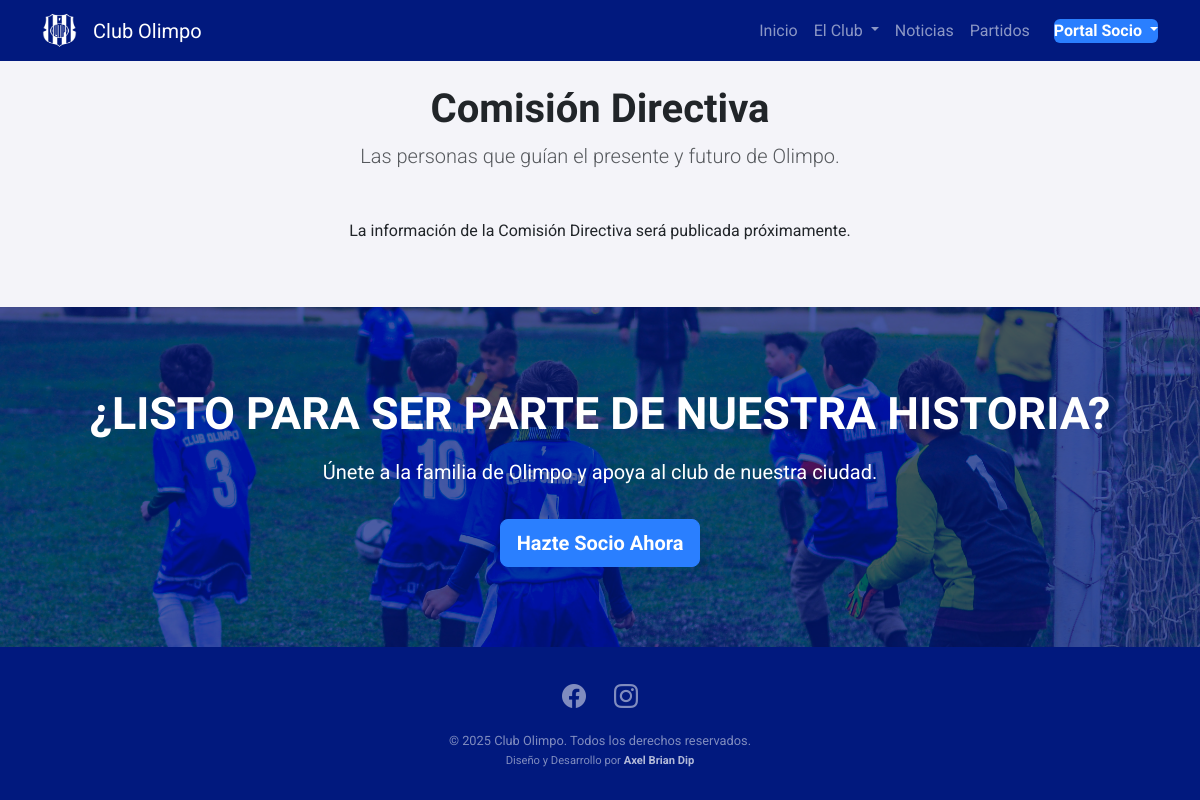
Page /board-of-directors/ on the earlier database version.
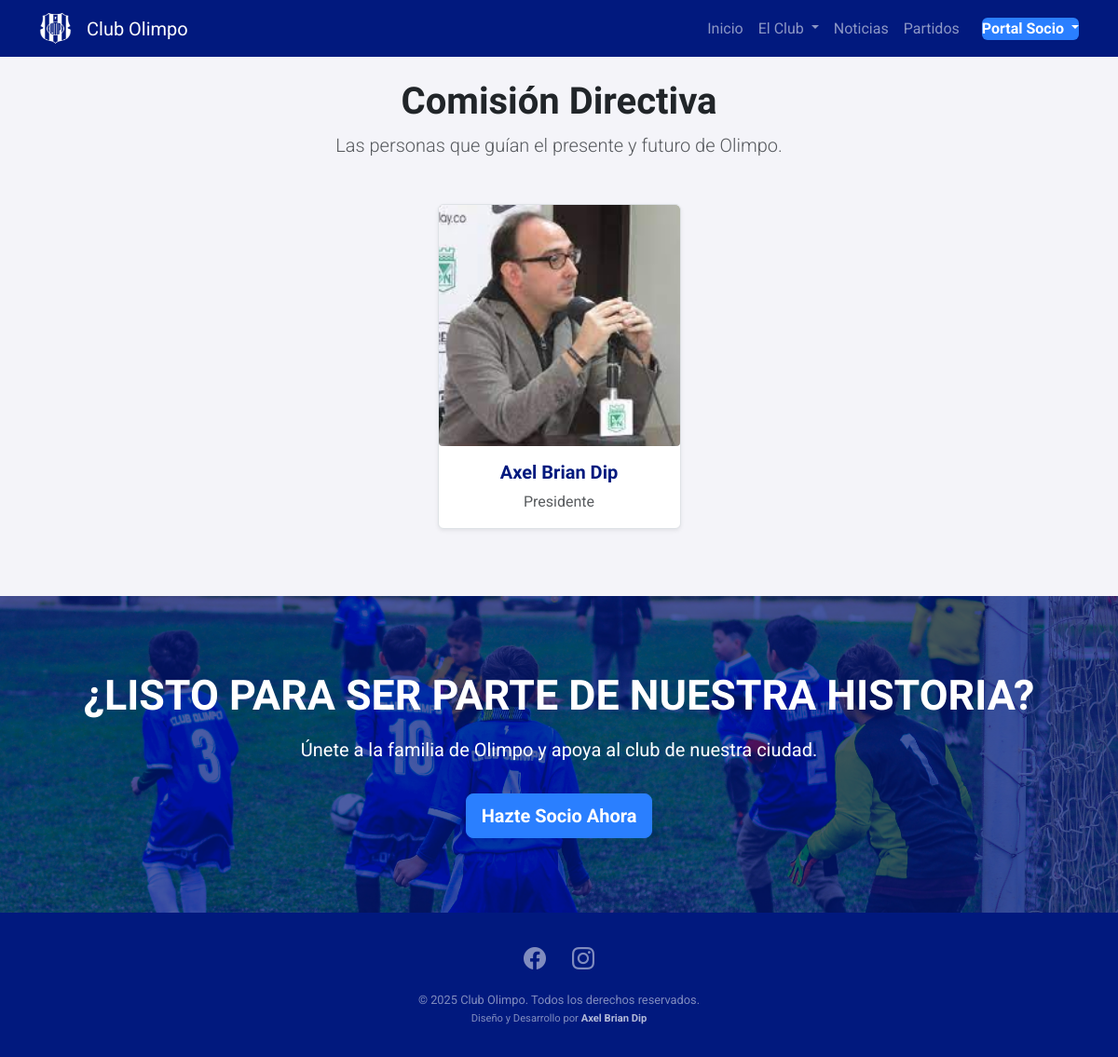
Same page on the later database version.
### members/models.py (models this page shows, shortened)
class Role(models.Model):
    class Function(models.TextChoices):
        JUGADOR = 'JUG', 'Jugador'
        STAFF = 'STA', 'Cuerpo Técnico'
        DIRIGENTE = 'DIR', 'Dirigente'
    profile = models.ForeignKey('Profile', on_delete=models.CASCADE, related_name='roles')
    function = models.CharField("Función", max_length=3, choices=Function.choices)
    category = models.ForeignKey(Category, on_delete=models.SET_NULL, null=True, blank=True, verbose_name="Categoría (si aplica)")
    specific_position = models.CharField("Cargo Específico", max_length=100, help_text="Ej: Delantero, Tesorero, Director Técnico")
    specific_position = models.ForeignKey(
        SpecificPosition,
        on_delete=models.PROTECT,
        verbose_name="Cargo Específico"
    )
    class Meta:
        verbose_name = "Rol"
        verbose_name_plural = "Roles"

class Profile(models.Model):
    user = models.OneToOneField(User, on_delete=models.CASCADE)
    member_id = models.PositiveIntegerField(
        "Número de Socio",
        unique=True,
        default=get_next_member_id,
        editable=False # Hacemos que no se pueda editar desde el admin
    )
    date_of_birth = models.DateField("Fecha de Nacimiento", null=True, blank=True)
    dni = models.CharField("DNI", max_length=20, blank=True)
    address = models.CharField("Dirección", max_length=255, blank=True)
    phone_number = models.CharField("Teléfono", max_length=50, blank=True)
    profile_photo = models.ImageField("Foto de Perfil", upload_to='profile_photos/', blank=True, null=True)
    extra_photo_1 = models.ImageField("Foto Extra 1 (opcional)", upload_to='extra_photos/', blank=True, null=True)
    extra_photo_2 = models.ImageField("Foto Extra 2 (opcional)", upload_to='extra_photos/', blank=True, null=True)
    dni_photo_front = models.ImageField("Foto DNI (Frente)", upload_to='dni_photos/', blank=True, null=True)
    dni_photo_back = models.ImageField("Foto DNI (Dorso)", upload_to='dni_photos/', blank=True, null=True)
    member_type = models.ForeignKey(MemberType, on_delete=models.SET_NULL, null=True, blank=True, verbose_name="Tipo de Socio")
    is_on_roster = models.BooleanField("En Lista Oficial (para jugadores)", default=False)
    is_exempt = models.BooleanField("Cuota Bonificada", default=False)

class SpecificPosition(models.Model):
    name = models.CharField("Nombre del Cargo", max_length=100, unique=True)
    class Meta:
        verbose_name = "Cargo Específico"
        verbose_name_plural = "Cargos Específicos"
        ordering = ['name']

### core/views.py (the view)
# urls.py: path('board-of-directors/', views.board_of_directors, name='board_of_directors'),
def board_of_directors(request):
    board_roles = Role.objects.filter(function='DIR').order_by('profile__member_id')
    context = {
        'board_roles': board_roles,
    }
    return render(request, 'core/board_of_directors.html', context)

### core/templates/core/board_of_directors.html (shortened to what this page needs)
{% extends 'base.html' %}
{% block content %}
<div class="text-center mb-5">
    <h1>Comisión Directiva</h1>
    <p class="lead text-muted">Las personas que guían el presente y futuro de Olimpo.</p>
</div>
<div class="row justify-content-center">
    {% for role in board_roles %}
        <div class="col-lg-3 col-md-4 col-sm-6 mb-4">
            <div class="card h-100 shadow-sm text-center">
                <div class="player-card-img-wrapper">
                    {% if role.profile.profile_photo %}
                        <img src="{{ role.profile.profile_photo.url }}" class="card-img-top" alt="Foto de {{ role.profile.user.get_full_name }}">
                    {% else %}
                        <div class="d-flex align-items-center justify-content-center h-100"><small class="text-muted">Sin Foto</small></div>
                    {% endif %}
                </div>
                <div class="card-body">
                    <h5 class="card-title">{{ role.profile.user.get_full_name }}</h5>
                    <p class="card-text text-muted">{{ role.specific_position.name }}</p>
                </div>
            </div>
        </div>
    {% empty %}
        <p class="text-center">La información de la Comisión Directiva será publicada próximamente.</p>
    {% endfor %}
</div>
{% endblock %}

Differences in the rows shown:
added Role: profile.profile_photo (picture), profile.user.get_full_name "Axel Brian Dip", specific_position.name "Presidente"
Other differences:
text no longer shown: "La información de la Comisión Directiva será publicada próximamente."
